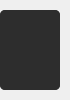
        <widget class="QFrame" name="fr_content_left_menu">
         <property name="minimumSize">
          <size>
           <width>0</width>
           <height>0</height>
          </size>
         </property>
         <property name="maximumSize">
          <size>
           <width>70</width>
           <height>16777215</height>
          </size>
         </property>
         <property name="frameShape">
          <enum>QFrame::NoFrame</enum>
         </property>
         <property name="frameShadow">
          <enum>QFrame::Raised</enum>
         </property>
         <layout class="QVBoxLayout" name="verticalLayout_2">
          <property name="spacing">
           <number>0</number>
          </property>
          <property name="leftMargin">
           <number>0</number>
          </property>
          <property name="topMargin">
           <number>10</number>
          </property>
          <property name="rightMargin">
           <number>10</number>
          </property>
          <property name="bottomMargin">
           <number>10</number>
          </property>
          <item>
           <widget class="QFrame" name="fr_left_menu">
            <property name="maximumSize">
             <size>
              <width>70</width>
              <height>600</height>
             </size>
            </property>
            <property name="cursor">
             <cursorShape>ArrowCursor</cursorShape>
            </property>
            <property name="styleSheet">
             <string notr="true">background-color: rgb(45, 45, 45);
/*background-color: rgb(85, 170, 255);*/
border-radius: 5px;</string>
            </property>
            <property name="frameShape">
             <enum>QFrame::NoFrame</enum>
            </property>
            <property name="frameShadow">
             <enum>QFrame::Raised</enum>
            </property>
            <layout class="QVBoxLayout" name="verticalLayout_3">
             <property name="spacing">
              <number>0</number>
             </property>
             <property name="leftMargin">
              <number>0</number>
             </property>
             <property name="topMargin">
              <number>0</number>
             </property>
             <property name="rightMargin">
              <number>0</number>
             </property>
             <property name="bottomMargin">
              <number>0</number>
             </property>
             <item>
              <widget class="QFrame" name="fr_left_menu_top">
               <property name="minimumSize">
                <size>
                 <width>60</width>
                 <height>0</height>
                </size>
               </property>
               <property name="styleSheet">
                <string notr="true"/>
               </property>
               <property name="frameShape">
                <enum>QFrame::NoFrame</enum>
               </property>
               <property name="frameShadow">
                <enum>QFrame::Raised</enum>
               </property>
               <widget class="QPushButton" name="btn_home">
                <property name="geometry">
                 <rect>
                  <x>14</x>
                  <y>68</y>
                  <width>32</width>
                  <height>32</height>
                 </rect>
                </property>
                <property name="maximumSize">
                 <size>
                  <width>32</width>
                  <height>32</height>
                 </size>
                </property>
                <property name="cursor">
                 <cursorShape>PointingHandCursor</cursorShape>
                </property>
                <property name="styleSheet">
                 <string notr="true">QPushButton{
	border-radius: 5px;
	background-image: url(:/home/casa.png);
	background-position: center;
	background-repeat: no-repeat;
}
QPushButton:hover{
	background-image: url(:/home/010-home.png);
}</string>
                </property>
                <property name="text">
                 <string/>
                </property>
               </widget>
               <widget class="QPushButton" name="btn_add">
                <property name="geometry">
                 <rect>
                  <x>14</x>
                  <y>18</y>
                  <width>32</width>
                  <height>32</height>
                 </rect>
                </property>
                <property name="maximumSize">
                 <size>
                  <width>35</width>
                  <height>35</height>
                 </size>
                </property>
                <property name="cursor">
                 <cursorShape>PointingHandCursor</cursorShape>
                </property>
                <property name="styleSheet">
                 <string notr="true">QPushButton{
	background-image: url(:/add/mais.png);
	background-position: center;
	background-repeat: no-repeat;
}
QPushButton:hover{
	background-image: url(:/add/mais (1).png);
}</string>
                </property>
                <property name="text">
                 <string/>
                </property>
               </widget>
               <widget class="QPushButton" name="btn_calendar">
                <property name="geometry">
                 <rect>
                  <x>14</x>
                  <y>218</y>
                  <width>32</width>
                  <height>32</height>
                 </rect>
                </property>
                <property name="maximumSize">
                 <size>
                  <width>32</width>
                  <height>32</height>
                 </size>
                </property>
                <property name="cursor">
                 <cursorShape>PointingHandCursor</cursorShape>
                </property>
                <property name="styleSheet">
                 <string notr="true">QPushButton{
	background-image: url(:/calendar/calendario.png);
	background-position: center;
	background-repeat: no-repeat;
}
QPushButton:hover{
	background-image: url(:/calendar/020-calendar.png);
}</string>
                </property>
                <property name="text">
                 <string/>
                </property>
               </widget>
               <widget class="QPushButton" name="btn_revenue">
                <property name="geometry">
                 <rect>
                  <x>14</x>
                  <y>118</y>
                  <width>32</width>
                  <height>32</height>
                 </rect>
                </property>
                <property name="minimumSize">
                 <size>
                  <width>32</width>
                  <height>32</height>
                 </size>
                </property>
                <property name="maximumSize">
                 <size>
                  <width>32</width>
                  <height>32</height>
                 </size>
                </property>
                <property name="cursor">
                 <cursorShape>PointingHandCursor</cursorShape>
                </property>
                <property name="styleSheet">
                 <string notr="true">QPushButton{
	background-image: url(:/money/dinheiro(copiar).png);
	background-position: center;
	background-repeat: no-repeat;
}
QPushButton:hover{
	background-image: url(:/money/dinheiro (1).png);
}</string>
                </property>
                <property name="text">
                 <string/>
                </property>
               </widget>
               <widget class="QPushButton" name="btn_expenses">
                <property name="geometry">
                 <rect>
                  <x>14</x>
                  <y>168</y>
                  <width>32</width>
                  <height>32</height>
                 </rect>
                </property>
                <property name="maximumSize">
                 <size>
                  <width>32</width>
                  <height>32</height>
                 </size>
                </property>
                <property name="cursor">
                 <cursorShape>PointingHandCursor</cursorShape>
                </property>
                <property name="styleSheet">
                 <string notr="true">QPushButton{
	background-image: url(:/money/seta-para-baixo.png);
	background-position: center;
	background-repeat: no-repeat;
}
QPushButton:hover{
	background-image: url(:/money/bolsa-de-dinheiro.png);
}</string>
                </property>
                <property name="text">
                 <string/>
                </property>
               </widget>
              </widget>
             </item>
             <item>
              <widget class="QFrame" name="fr_left_menu_button">
               <property name="minimumSize">
                <size>
                 <width>60</width>
                 <height>0</height>
                </size>
               </property>
               <property name="maximumSize">
                <size>
                 <width>16777215</width>
                 <height>120</height>
                </size>
               </property>
               <property name="frameShape">
                <enum>QFrame::NoFrame</enum>
               </property>
               <property name="frameShadow">
                <enum>QFrame::Raised</enum>
               </property>
               <layout class="QVBoxLayout" name="verticalLayout_4">
                <property name="spacing">
                 <number>0</number>
                </property>
                <property name="leftMargin">
                 <number>14</number>
                </property>
                <property name="topMargin">
                 <number>0</number>
                </property>
                <property name="rightMargin">
                 <number>0</number>
                </property>
                <property name="bottomMargin">
                 <number>0</number>
                </property>
                <item>
                 <widget class="QPushButton" name="btn_user">
                  <property name="maximumSize">
                   <size>
                    <width>32</width>
                    <height>32</height>
                   </size>
                  </property>
                  <property name="cursor">
                   <cursorShape>PointingHandCursor</cursorShape>
                  </property>
                  <property name="styleSheet">
                   <string notr="true">QPushButton{
	border-radius: 16px;
	background-image: url(:/user/do-utilizador.png);
	background-position: center;
	background-repeat: no-repeat;
}
QPushButton:hover{
	background-image: url(:/user/012-user.png);
}</string>
                  </property>
                  <property name="text">
                   <string/>
                  </property>
                 </widget>
                </item>
                <item>
                 <widget class="QPushButton" name="btn_settings">
                  <property name="maximumSize">
                   <size>
                    <width>32</width>
                    <height>32</height>
                   </size>
                  </property>
                  <property name="cursor">
                   <cursorShape>PointingHandCursor</cursorShape>
                  </property>
                  <property name="styleSheet">
                   <string notr="true">QPushButton{
	border-radius: 16px;
	background-image: url(:/settings/019-settings.png);
	background-position: center;
	background-repeat: no-repeat;
}
QPushButton:hover{
	background-image: url(:/settings/definicoes(copiar).png);
}
</string>
                  </property>
                  <property name="text">
                   <string/>
                  </property>
                 </widget>
                </item>
               </layout>
              </widget>
             </item>
            </layout>
           </widget>
          </item>
         </layout>
        </widget>
